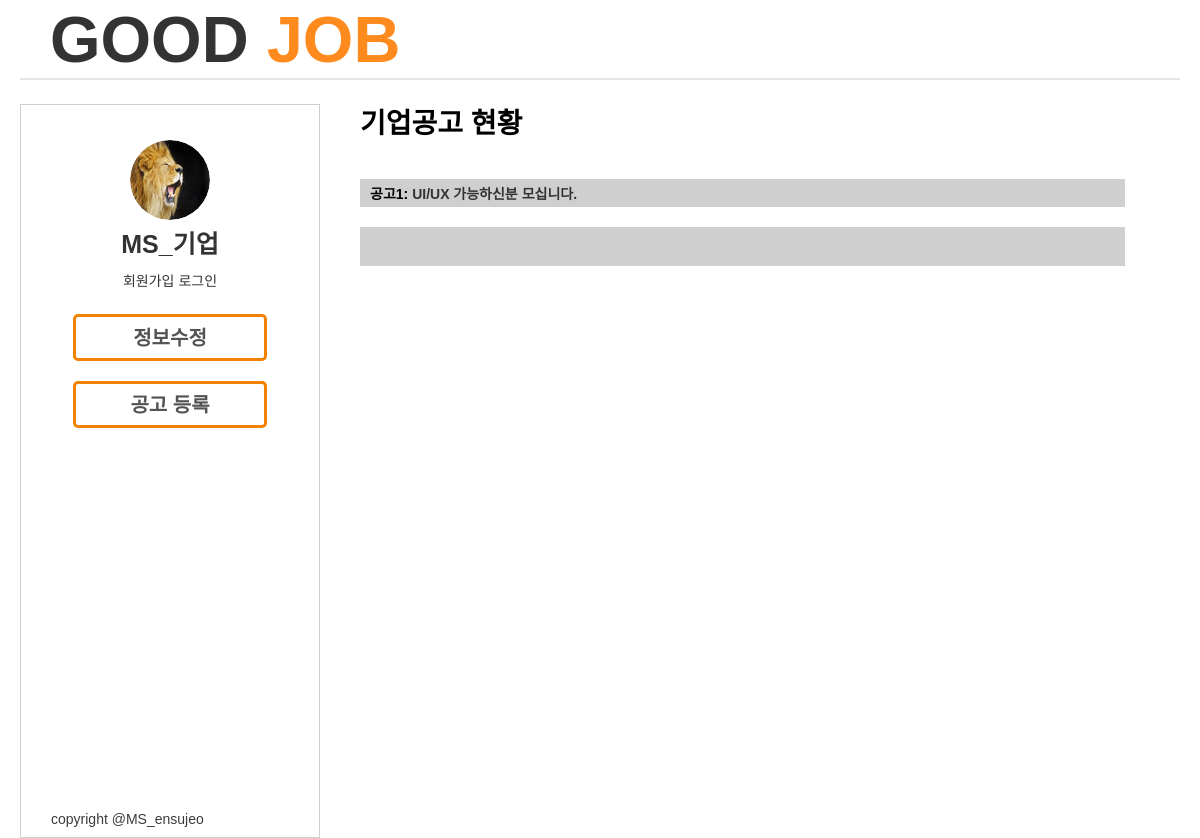
Before: /memo/co_mypage/ with the older database file.
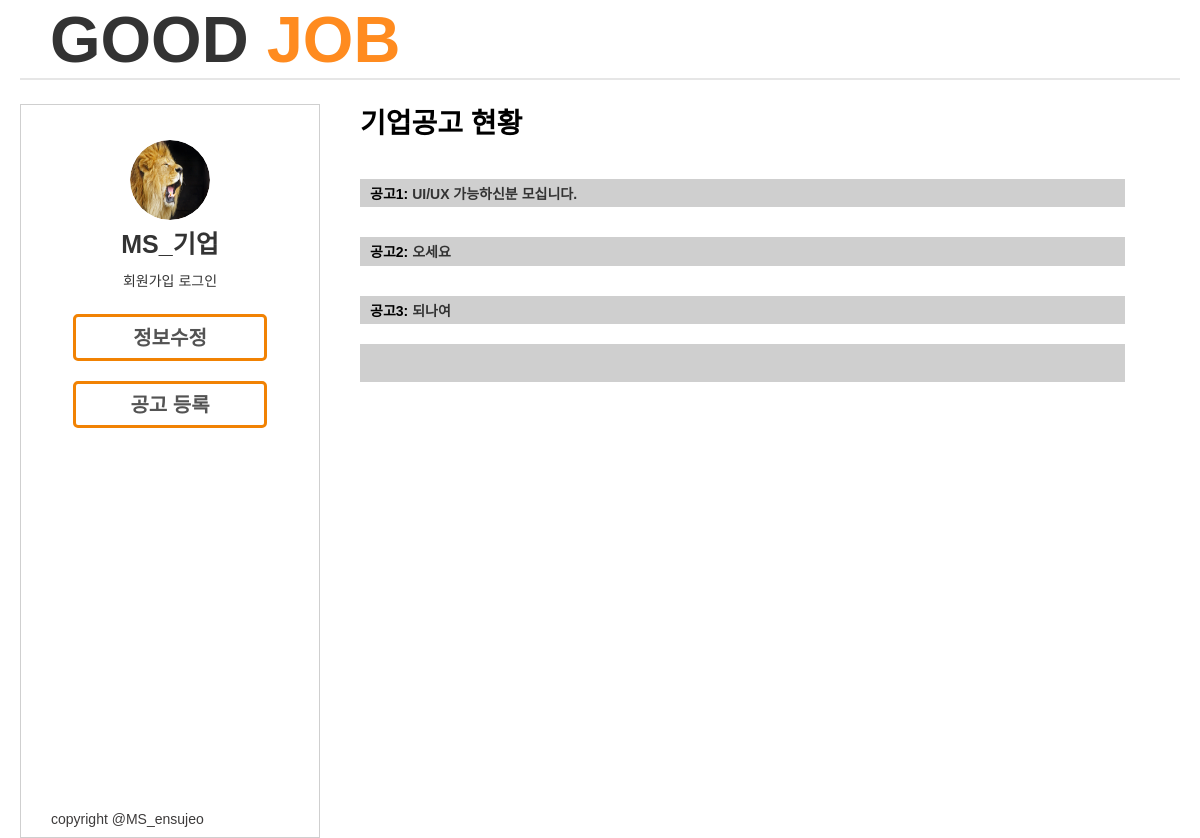
After: the same page with the newer database file.
### memo/models.py (models this page shows, shortened)
class Memo(models.Model):
    company = models.CharField('기업이름',max_length=200)
    address = models.CharField('주소', max_length=200)
    pic = models.ImageField("사진", blank=True)
    URL = models.CharField('URL', max_length=200)
    pic = models.ImageField('기업로고', blank=True)
    representative = models.CharField('대표자명', max_length=200)
    telephone = models.CharField("전화번호", max_length=200)
    business = models.CharField("분야", max_length=200)
    volume = models.CharField("모집인원", max_length=200)
    advantage = models.CharField("복리후생", max_length=200)
    type = models.CharField("직종",max_length=200)
    money = models.CharField("급여",max_length=200)
    grade = models.CharField("학력",max_length=200)
    diversification = models.CharField("고용형태",max_length=200)
    career = models.CharField("경력",max_length=200)
    time = models.CharField("근무시간",max_length=200)
    content = models.CharField("직무내용",max_length=200)
    etc = models.TextField("기타사항",blank=True)
    created_at = models.DateTimeField('생성날짜', auto_now_add=True) #생성될때 픽스됨
    modified_at = models.DateTimeField('수정날짜', auto_now=True)#수정할때마다 바뀜

### memo/views.py (the view)
# urls.py: path('co_mypage/', co_mypage, name="co_mypage"),
def co_mypage(request):
    context = dict()
    request.POST.get('mydata')
    logined_user = request.user #기업
    my_gongo = Memo.objects.filter(company="멋사")
    context['my_gongo'] = my_gongo
    return render(request, 'co_mypage.html',context)

### memo/templates/co_mypage.html (shortened to what this page needs)
{% extends 'base.html' %}
{% load static %}
{% block extrahead %}
<link rel="stylesheet" href="{% static 'css/co_mypage.css' %}">
{% endblock %}
{% block user_logo %}
<a href="{% url 'co_mypage' %}">
  <span>GOOD </span><span class="logo1">JOB</span>
</a>
{% endblock %}
{% block nav_profile %}
<img class="pro_box" src="{% static 'image/lion.jpg' %}" />
{% endblock %}
{% block nav_name %}
<p class="nav_name">MS_기업</p>
{% if user.is_authenticated %}
<span>
  사용자({{user}})
</span>
<a href="{% url 'logout' %}">로그아웃</a>
{%else%}
<a href="{% url 'signup' %}">회원가입</a>
<a href="{% url 'login' %}">로그인</a>
{%endif%}
{% endblock %}
{% block nav_info %}
<a class="co_upload" href="">
  <button class="info_btn">
    정보수정
  </button>
</a>
<a class="co_upload" href="{% url 'co_create' %}">
  <button class="enroll_btn" type="submit">
    공고 등록
  </button>
</a>
{% endblock %}
{% block contents %}
<div class="cont">
  <h1 class="con_name">기업공고 현황</h1>
  <div>
    {% for i in my_gongo %}
    <h2 class="enroll_title">
      공고{{ forloop.counter }}: <a href="{% url 'co_detail' i.id %}">{{i.etc}}</a>
    </h2>
    {%endfor%}
  </div>
  <div class="con_box">
  </div>
  {% endblock %}

Changed rows visible on the page:
added Memo: etc "오세요"
added Memo: etc "되나여"
